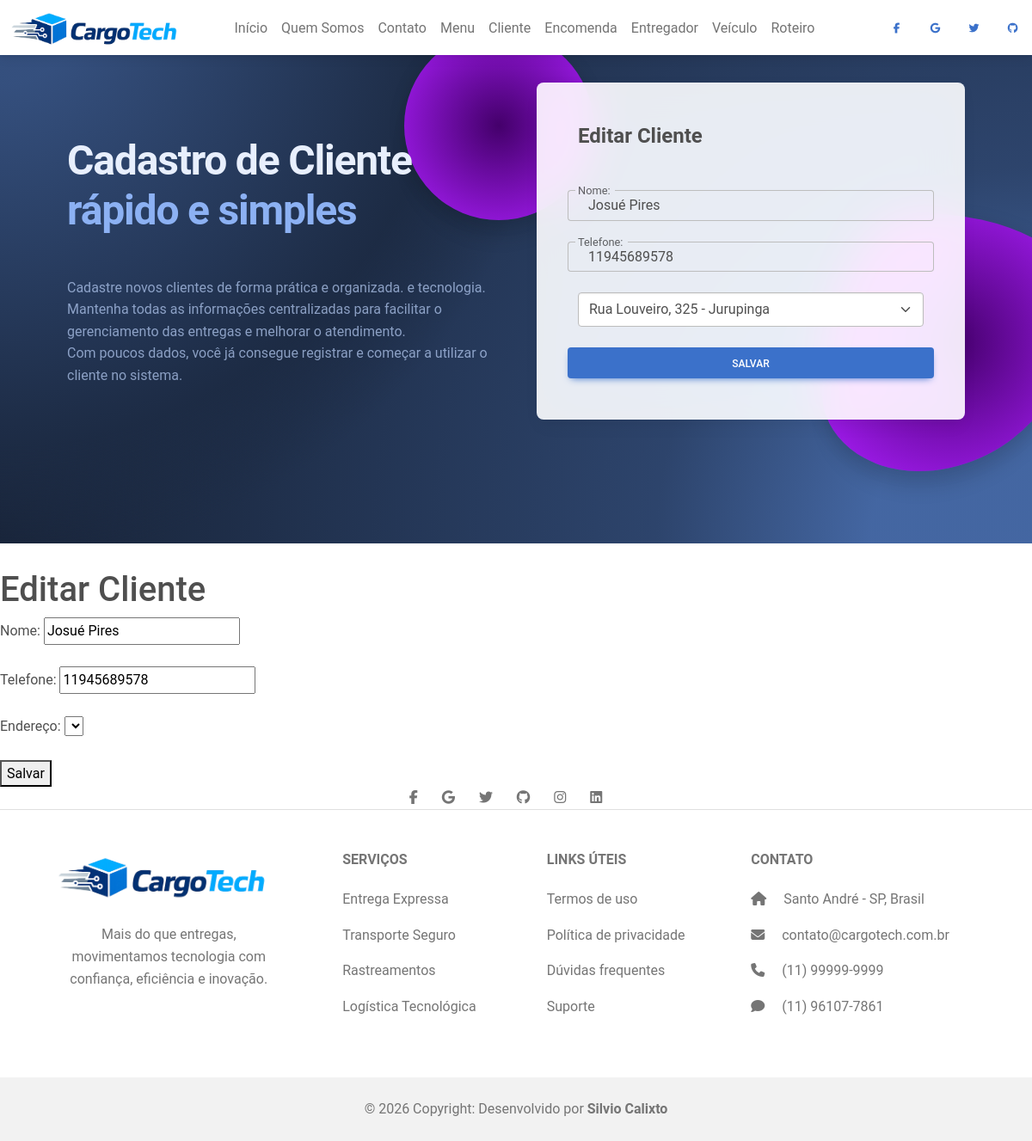
The page /telas/cliente/editar.php?id=1 on the database its author committed.
### tables this page shows
create table cliente (
	codigo int not null primary key auto_increment,
    nome varchar(45),
    cnpj varchar(20),
    telefone varchar(17),
    codigoEndereco int
);

create table endereco (
	codigo int not null primary key auto_increment,
    logradouro varchar(45),
    numero int,
    bairro varchar(20),
    estado varchar(45),
    cep varchar(10)
);

### DAO/conexao.php (called while the page is built, shortened)
<?php
  class Conexao {
    function conectar() {
      try {
        $conn = mysqli_connect('localhost',
                               'root',
                               '',
                               'entregas');
      if($conn) {
        return $conn;
      }
      }
      catch(Exception $erro)
      {
        return "Algo deu errado!<br><br> $erro";
      }
    }
  }
?>

### DAO/ClienteDAO.php (called while the page is built, shortened)
<?php
require_once('conexao.php');
class ClienteDAO {
    private $conn;
    public function __construct() {
        $conexao = new Conexao();
        $this->conn = $conexao->conectar();
    }
    public function buscarPorId($id) {
    $sql = "SELECT * FROM cliente WHERE codigo = $id";
    $result = mysqli_query($this->conn, $sql);
    return mysqli_fetch_assoc($result);
}
}

### telas/cliente/editar.php (the view, shortened to what this page needs)
<?php
require_once('../../DAO/ClienteDAO.php');
require_once('../../DAO/conexao.php');
$clienteDAO = new ClienteDAO();
$conexao = new Conexao();
$conn = $conexao->conectar();
$id = $_GET['id'];
$cliente = $clienteDAO->buscarPorId($id);
$sqlEndereco = "SELECT * FROM endereco";
$resultEndereco = mysqli_query($conn, $sqlEndereco);
?>
<!doctype html>
<html lang="pt-br">
  <head>
    <link rel="stylesheet" href="../../css/style.css">
    <link rel="stylesheet" href="https://cdnjs.cloudflare.com/ajax/libs/font-awesome/6.7.2/css/all.min.css">
    <link href="https://cdnjs.cloudflare.com/ajax/libs/mdb-ui-kit/6.4.0/mdb.min.css" rel="stylesheet"/>
    </head>
  <body>
    <header>
        <nav class="navbar navbar-expand-lg bg-body fixed-top" >
          <div class="container-fluid">
            <div class="collapse navbar-collapse " id="navbarExample01">
            <a href="../../index.php"><img src="../../img/logo.png" alt="" width="200px"></a>
              <ul class="navbar-nav mx-auto mb-2 mb-lg-0">
                <li class="nav-item active">
                  <a class="nav-link" aria-current="page" href="../../index.php">Início</a>
                </li>
                <li class="nav-item">
                  <a class="nav-link " href="../institucional/sobre.php">Quem Somos</a>
                </li>
                <li class="nav-item">
                  <a class="nav-link" href="../institucional/contato.php">Contato</a>
                </li>
                <li class="nav-item">
                  <a class="nav-link" href="../institucional/menu.php"> Menu</a>
                </li>
                <li class="nav-item">
                  <a class="nav-link" href="../cliente/listar.php">Cliente</a>
                </li>
                <li class="nav-item">
                  <a class="nav-link" href="../encomenda/listar.php">Encomenda</a>
                </li>
                <li class="nav-item">
                  <a class="nav-link" href="../entregador/listar.php">Entregador</a>
                </li>
                <li class="nav-item">
                  <a class="nav-link" href="../veiculo/listar.php">Veículo</a>
                </li>
                <li class="nav-item">
                  <a class="nav-link" href="../roteiro/listar.php">Roteiro</a>
                </li>
              </ul>
            </div>
          </div>
          <button  type="button" data-mdb-button-init data-mdb-ripple-init class="btn btn-link btn-floating mx-1">
                    <i class="fab fa-facebook-f"></i>
                  </button>
                  <button  type="button" data-mdb-button-init data-mdb-ripple-init class="btn btn-link btn-floating mx-1">
                    <i class="fab fa-google"></i>
                  </button>
                  <button  type="button" data-mdb-button-init data-mdb-ripple-init class="btn btn-link btn-floating mx-1">
                    <i class="fab fa-twitter"></i>
                  </button>
                  <button  type="button" data-mdb-button-init data-mdb-ripple-init class="btn btn-link btn-floating mx-1">
                    <i class="fab fa-github"></i>
                  </button>
        </nav>
      </header>
      <section class="background-radial-gradient overflow-hidden">
    <div class="container px-4 py-5 px-md-5 text-center text-lg-start my-5">
      <div class="row gx-lg-5 align-items-center mb-5">
        <div class="col-lg-6 mb-5 mb-lg-0" style="z-index: 10">
          <h1 class="my-5 display-5 fw-bold ls-tight" style="color: hsl(218, 81%, 95%)">
          Cadastro de Cliente<br />
            <span style="color: hsl(218, 81%, 75%)">rápido e simples</span>
          </h1>
          <p class="mb-4 opacity-70" style="color: hsl(218, 81%, 85%)">
            Cadastre novos clientes de forma prática e organizada. e    tecnologia.
            <br>
            Mantenha todas as informações centralizadas para facilitar
            o gerenciamento das entregas e melhorar o atendimento.
            <br>
            Com poucos dados, você já consegue registrar e começar a utilizar
            o cliente no sistema.
          </p>
        </div>
        <div class="col-lg-6 mb-5 mb-lg-0 position-relative">
          <div id="radius-shape-1" class="position-absolute rounded-circle shadow-5-strong"></div>
          <div class="card bg-glass">
            <div class="card-body px-4 py-5 px-md-5">
              <form method="POST">
                <div class="row">
                <h4 class="mb-5 text-left"><strong>Editar Cliente</strong></h4>
                <div data-mdb-input-init class="form-outline mb-4">
                  <input type="text" id="form3Example4" class="form-control" name="nome" value="<?= $cliente['nome'] ?>"/>
                  <label class="form-label" for="form3Example4">Nome: </label>
                </div>
                <div data-mdb-input-init class="form-outline mb-4">
                  <input type="text" id="form3Example4" class="form-control" name="telefone" value="<?= $cliente['telefone'] ?>"/>
                  <label class="form-label" for="form3Example4">Telefone: </label>
    </div>
                <div data-mdb-input-init class="form-outline mb-4">
                <select name="codigoEndereco" class="form-select">
                  <?php while($end = mysqli_fetch_assoc($resultEndereco)){ ?>
                  <option value="<?= $end['codigo'] ?>"
                  <?= ($end['codigo'] == $cliente['codigoEndereco']) ? 'selected' : '' ?>>
                  <?= $end['logradouro'] ?>, <?= $end['numero'] ?> - <?= $end['bairro'] ?>
                  </option>
                  <?php } ?>
                </select>
                </div>
                <button data-mdb-button-init data-mdb-ripple-init class="btn btn-primary btn-block-mb-4">Salvar</button>
              </form>
            </div>
          </div>
        </div>
      </div>
    </div>
  </section>
<h1>Editar Cliente</h1>
<form method="POST">
Nome:
<input type="text" name="nome" value="<?= $cliente['nome'] ?>"><br><br>
Telefone:
<input type="text" name="telefone" value="<?= $cliente['telefone'] ?>"><br><br>
Endereço:
<select name="codigoEndereco">
</select>
<br><br>
<button>Salvar</button>
</form>
        <footer class="text-center text-lg-start bg-body-tertiary text-muted">
    <section class="d-flex justify-content-center border-bottom">
      <div>
        <a href="" class="me-4 text-reset">
          <i class="fab fa-facebook-f"></i>
        </a>
        <a href="" class="me-4 text-reset">
          <i class="fab fa-google"></i>
        </a>
        <a href="" class="me-4 text-reset">
          <i class="fab fa-twitter"></i>
        <a href="" class="me-4 text-reset">
          <i class="fab fa-github"></i>
        </a>
        <a href="" class="me-4 text-reset">
          <i class="fab fa-instagram"></i>
        </a>
        <a href="" class="me-4 text-reset">
          <i class="fab fa-linkedin"></i>
        </a>
      </div>
    </section>
    <section class="">
      <div class="container text-center text-md-start mt-5">
        <div class="row mt-3">
          <div class="col-md-3 col-lg-4 col-xl-3 mx-auto mb-4">
              <img src="../../img/logo.png" alt="" width="250px">
              <br><br>
            <p class="text-center">
            Mais do que entregas, movimentamos tecnologia com confiança, eficiência e inovação.
            </p>
          </div>
          <div class="col-md-2 col-lg-2 col-xl-2 mx-auto mb-4">
            <h6 class="text-uppercase fw-bold mb-4">
            Serviços
            </h6>
            <p>
              <a href="#!" class="text-reset">Entrega Expressa</a>
            </p>
            <p>
              <a href="#!" class="text-reset">Transporte Seguro</a>
            </p>
            <p>
              <a href="#!" class="text-reset">Rastreamentos</a>
            </p>
            <p>
              <a href="#!" class="text-reset">Logística Tecnológica</a>
            </p>
          </div>
          <div class="col-md-3 col-lg-2 col-xl-2 mx-auto mb-4">
            <h6 class="text-uppercase fw-bold mb-4">
            Links úteis
            </h6>
            <p>
              <a href="#!" class="text-reset">Termos de uso</a>
            </p>
            <p>
              <a href="#!" class="text-reset">Política de privacidade</a>
            </p>
            <p>
              <a href="#!" class="text-reset">Dúvidas frequentes</a>
            </p>
            <p>
              <a href="#!" class="text-reset">Suporte</a>
            </p>
          </div>
          <div class="col-md-4 col-lg-3 col-xl-3 mx-auto mb-md-0 mb-4">
            <h6 class="text-uppercase fw-bold mb-4">Contato</h6>
            <p><i class="fas fa-home me-3"></i> Santo André - SP, Brasil</p>
            <p>
              <i class="fas fa-envelope me-3"></i>
              contato@cargotech.com.br
            </p>
            <p><i class="fas fa-phone me-3"></i> (11) 99999-9999</p>
            <p><i class="fa-solid fa-comment me-3"></i> (11) 96107-7861</p>
          </div>
        </div>
      </div>
    </section>
    <div class="text-center p-4" style="background-color: rgba(0, 0, 0, 0.05);">
      © 2026 Copyright: Desenvolvido por
      <a class="text-reset fw-bold" href="https://github.com/SilvioCalixto" target="_blank">Silvio Calixto</a>
    </div>
  </footer>
  </body>
</html>

### css/style.css (style rules this page uses)
section { margin-bottom: 30px; }
.background-radial-gradient { background-color: hsl(218, 41%, 15%); background-image: radial-gradient(650px circle at 0% 0%, hsl(218, 41%, 35%) 15%, hsl(218, 41%, 30%) 35%, hsl(218, 41%, 20%) 75%, hsl(218, 41%, 19%) 80%, transparent 100%), radial-gradient(1250px circle at 100% 100%, hsl(218, 41%, 45%) 15%, hsl(218, 41%, 30%) 35%, hsl(218, 41%, 20%) 75%, hsl(218, 41%, 19%) 80%, transparent 100%); }
#radius-shape-1 { height: 220px; width: 220px; top: -60px; left: -130px; background: radial-gradient(#44006b, #ad1fff); overflow: hidden; }
.bg-glass { background-color: hsla(0, 0%, 100%, 0.9) !important; backdrop-filter: saturate(200%) blur(25px); }

### telas/cliente/editar.php (style rules this page uses)
.background-radial-gradient { background-color: hsl(218, 41%, 15%); background-image: radial-gradient(650px circle at 0% 0%, hsl(218, 41%, 35%) 15%, hsl(218, 41%, 30%) 35%, hsl(218, 41%, 20%) 75%, hsl(218, 41%, 19%) 80%, transparent 100%), radial-gradient(1250px circle at 100% 100%, hsl(218, 41%, 45%) 15%, hsl(218, 41%, 30%) 35%, hsl(218, 41%, 20%) 75%, hsl(218, 41%, 19%) 80%, transparent 100%); }
#radius-shape-1 { height: 220px; width: 220px; top: -60px; left: -130px; background: radial-gradient(#44006b, #ad1fff); overflow: hidden; }
.bg-glass { background-color: hsla(0, 0%, 100%, 0.9) !important; backdrop-filter: saturate(200%) blur(25px); }

### rows shown on the page
cliente: nome "Josué Pires", telefone "11945689578", codigoEndereco "Rua Louveiro, 325 - Jurupinga"
